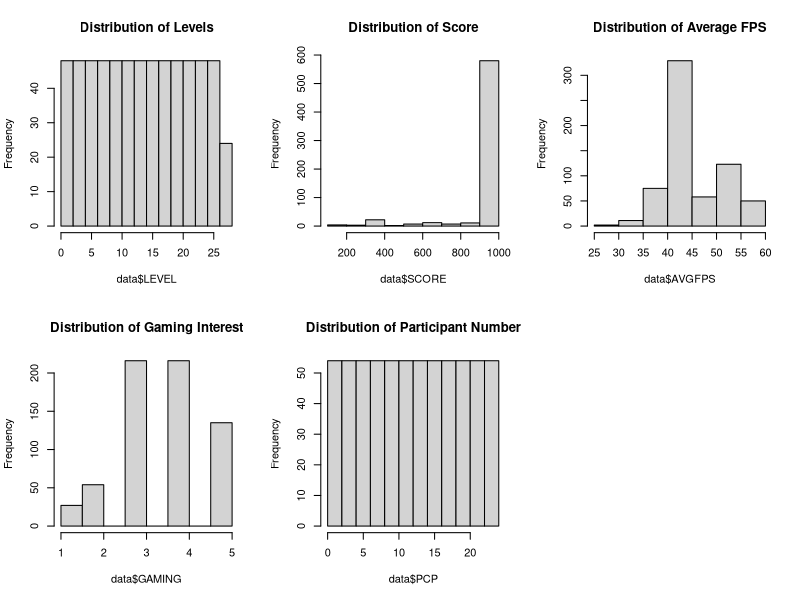
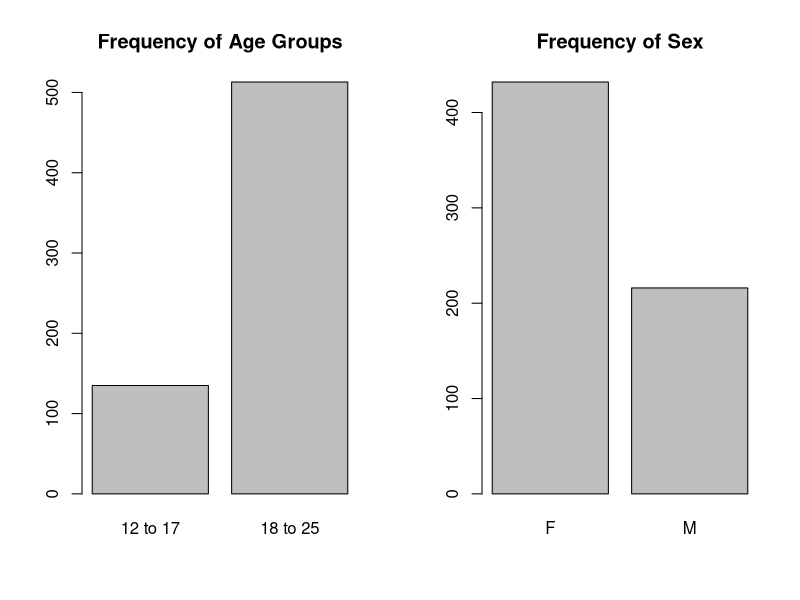

Write R code to recreate these figures, in order.
data <- read.csv("dataset_for_q2.csv")

# Summary statistics for numeric variables
summary(data[, c("LEVEL", "SCORE", "AVGFPS", "GAMING", "PCP")])

# Frequency table for categorical variables
table(data$AGE)
table(data$SEX)

# Histograms for numeric variables
par(mfrow = c(2,3))
hist(data$LEVEL, main = "Distribution of Levels")
hist(data$SCORE, main = "Distribution of Score")
hist(data$AVGFPS, main = "Distribution of Average FPS")
hist(data$GAMING, main = "Distribution of Gaming Interest")
hist(data$PCP, main = "Distribution of Participant Number")

# Bar plots for categorical variables
par(mfrow = c(1,2))
barplot(table(data$AGE), main = "Frequency of Age Groups")
barplot(table(data$SEX), main = "Frequency of Sex")
